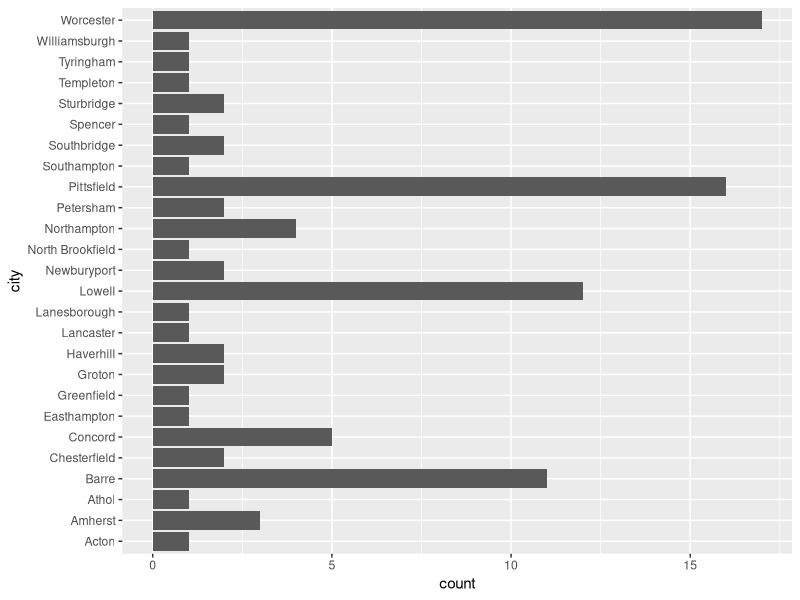
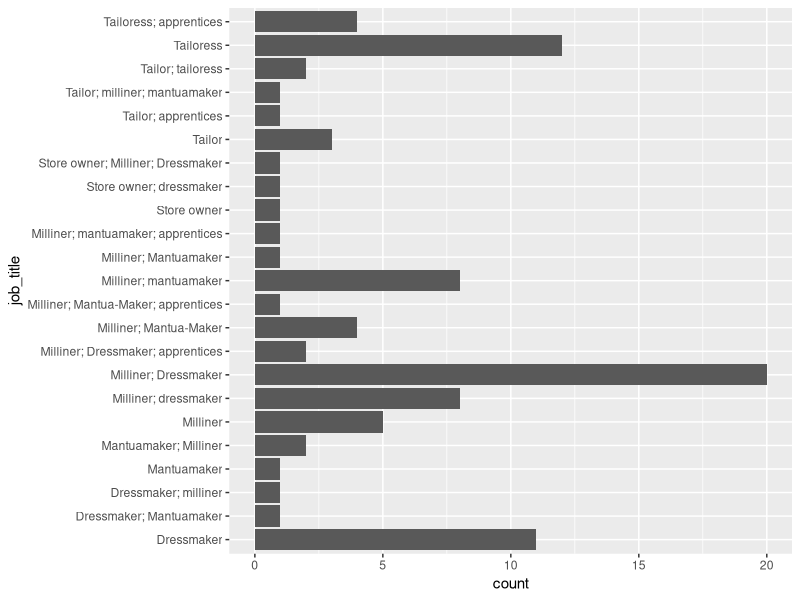

These charts were generated, in order, by the following R code:
## ---- chunk 1
library(tidyverse)
## ---- chunk 2
seamstresses <- read_csv("data/seamstresses.csv")
genealogy <- read_csv("data/genealogy.csv")
## ---- chunk 3
seamstresses %>% 
  filter(state == "MA", is.na(city) == FALSE) %>% 
  ggplot(mapping = aes(x = city)) +
  geom_bar() +
  coord_flip()
## ---- chunk 4

# Figure out how to get R to count all instances of each word, rather than full phrases
seamstresses %>% 
  filter(is.na(job_title) == FALSE) %>% 
  ggplot(mapping = aes(x = job_title)) +
  geom_bar() +
  coord_flip()

